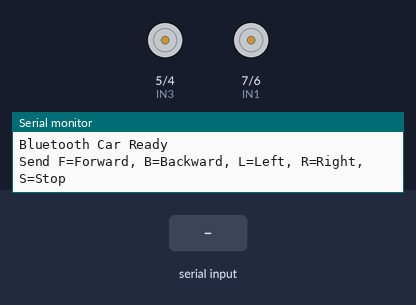
A sketch run on a simulated Arduino Uno, built with avr-gcc and run on an emulated ATmega328P. Shown: motor-driver pin pairs drawn as motors (green arrow = first pin HIGH = forward, orange = second pin HIGH = backward, longer = more drive), the last lines printed to the serial monitor. The test bench sets the inputs (shaded band).

Above: at 1.2 s.
1.3 s: "F" received over Serial
At 1.9 s:
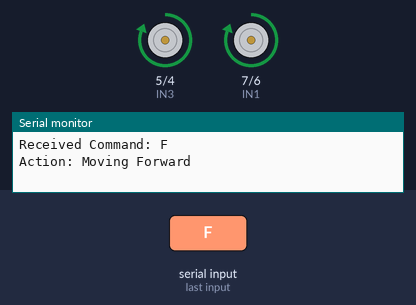
2.8 s: "B" received over Serial
At 4.0 s:
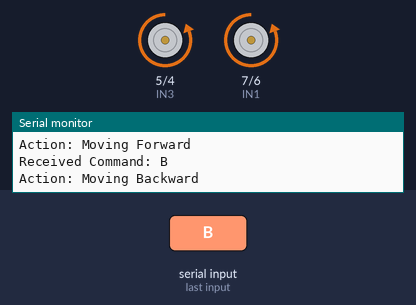
4.3 s: "L" received over Serial
At 5.4 s:
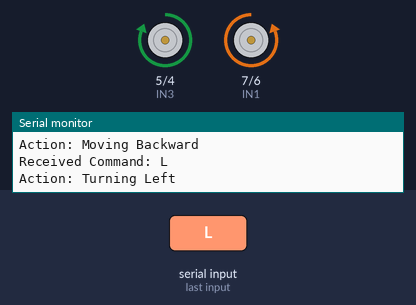
5.8 s: "R" received over Serial
At 6.5 s:
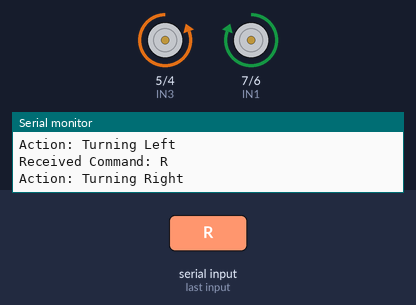
Timing chart, 0 to 8.3 s (numbered marks = the images above; inputs shaded):
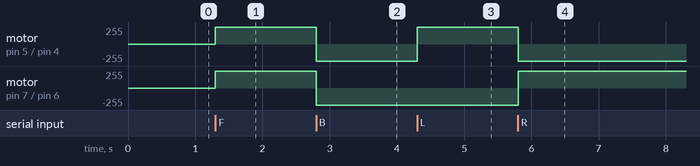

The sketch:

bluetooth_car.ino
```cpp
char command;

// Motor driver input pins
#define IN1 7
#define IN2 6
#define IN3 5
#define IN4 4

void setup() {
  // Set motor pins as OUTPUT
  pinMode(IN1, OUTPUT);
  pinMode(IN2, OUTPUT);
  pinMode(IN3, OUTPUT);
  pinMode(IN4, OUTPUT);

  // Begin Serial Communication at 9600 baud
  Serial.begin(9600);

  // Print initial instructions to Serial Monitor
  Serial.println("Bluetooth Car Ready");
  Serial.println("Send F=Forward, B=Backward, L=Left, R=Right, S=Stop");
}

void loop() {
  if (Serial.available() > 0) {
    command = Serial.read();  // Read incoming Bluetooth command

    Serial.print("Received Command: ");
    Serial.println(command);

    switch (command) {
      case 'F':
        // Forward
        digitalWrite(IN1, HIGH);
        digitalWrite(IN2, LOW);
        digitalWrite(IN3, HIGH);
        digitalWrite(IN4, LOW);
        Serial.println("Action: Moving Forward");
        break;

      case 'B':
        // Backward
        digitalWrite(IN1, LOW);
        digitalWrite(IN2, HIGH);
        digitalWrite(IN3, LOW);
        digitalWrite(IN4, HIGH);
        Serial.println("Action: Moving Backward");
        break;

      case 'L':
        // Turn Left
        digitalWrite(IN1, LOW);
        digitalWrite(IN2, HIGH);
        digitalWrite(IN3, HIGH);
        digitalWrite(IN4, LOW);
        Serial.println("Action: Turning Left");
        break;

      case 'R':
        // Turn Right
        digitalWrite(IN1, HIGH);
        digitalWrite(IN2, LOW);
        digitalWrite(IN3, LOW);
        digitalWrite(IN4, HIGH);
        Serial.println("Action: Turning Right");
        break;

      case 'S':
        // Stop
        digitalWrite(IN1, LOW);
        digitalWrite(IN2, LOW);
        digitalWrite(IN3, LOW);
        digitalWrite(IN4, LOW);
        Serial.println("Action: Stop");
        break;

      default:
        Serial.println("Warning: Invalid Command");
        break;
    }
  }
}
```

Measured:
- after the input at 1.3 s, motor on pin 5 (IN3) / pin 4 (IN4), motor on pin 7 (IN1) / pin 6 (IN2): stopped → forward 255/255 at once
- after the input at 2.8 s, motor on pin 5 (IN3) / pin 4 (IN4), motor on pin 7 (IN1) / pin 6 (IN2): forward 255/255 → backward 255/255 at once
- after the input at 4.3 s, motor on pin 5 (IN3) / pin 4 (IN4): backward 255/255 → forward 255/255 at once
- after the input at 5.8 s, motor on pin 5 (IN3) / pin 4 (IN4): forward 255/255 → backward 255/255 at once; motor on pin 7 (IN1) / pin 6 (IN2): backward 255/255 → forward 255/255 at once
